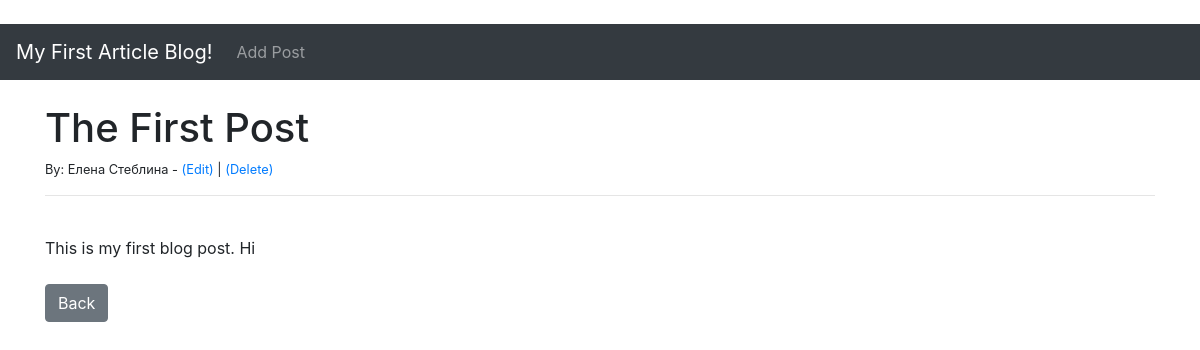
Page /article/1 on the earlier database version.
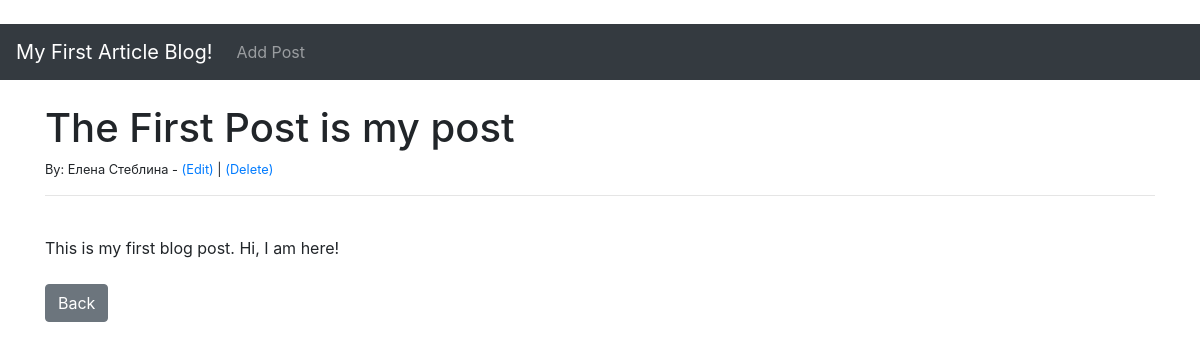
Same page on the later database version.
### theblog/models.py (models this page shows, shortened)
class Post(models.Model):
    title = models.CharField(max_length=255)
    title_tag = models.CharField(max_length=255)
    author = models.ForeignKey(User, on_delete=models.CASCADE)
    body = models.TextField()

### theblog/views.py (the view)
# urls.py: path('article/<int:pk>', ArticleDetailView.as_view(), name='article-detail'),
class ArticleDetailView(DetailView):
    model = Post
    template_name = 'theblog/article_details.html'

### theblog/templates/theblog/article_details.html (shortened to what this page needs)
﻿{% extends 'theblog/base.html' %}
{% block content %}
<h1>{{ post.title }}</h1>
<small>By: {{ post.author.first_name }} {{ post.author.last_name }} - <a href="{% url 'update_post' post.pk %}">(Edit)</a> |
                                                                    <a href="{% url 'delete_post' post.pk %}">(Delete)</a></small>
<br />
<hr>
<br />
{{ post.body }}
<br /><br />
<a href="{% url 'home' %}" class="btn btn-secondary">Back</a>
{% endblock %}

Differences in the rows shown:
changed Post "Елена": title "The First Post" → "The First Post is my post"; body "This is my first blog post. Hi" → "This is my first blog post. Hi, I am here!"
